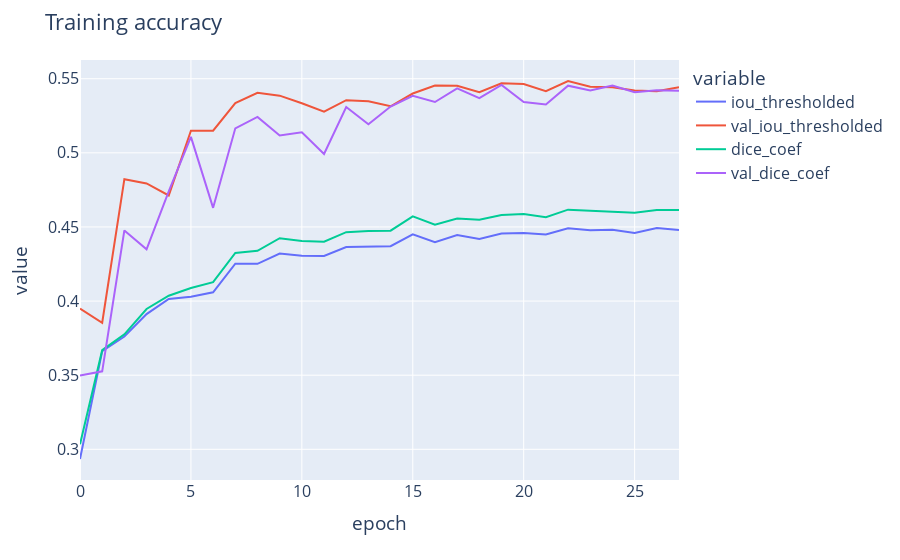

Notebook cell for this chart:
### Code cell
hist = pd.read_csv('vegas-resunet-log-v2.csv')
fig = px.line(hist, x='epoch', y=['iou_thresholded', 'val_iou_thresholded', 'dice_coef', 'val_dice_coef'])
fig.update_layout(
    title="Training accuracy",
    yaxis_title="value",
    font=dict(
    size=16)
)
fig.show()

### Figure 1 — Plotly figure (JSON) as saved in the notebook; plotly's stock layout.template omitted (floating-point values rounded to 4 significant figures)
{"data": [{"hovertemplate": "variable=iou_thresholded<br>epoch=%{x}<br>value=%{y}<extra></extra>", "legendgroup": "iou_thresholded", "line": {"color": "#636efa", "dash": "solid"}, "mode": "lines", "name": "iou_thresholded", "orientation": "v", "showlegend": true, "type": "scatter", "x": [0, 1, 2, 3, 4, 5, 6, 7, 8, 9, 10, 11, 12, 13, 14, 15, 16, 17, 18, 19, 20, 21, 22, 23, 24, 25, 26, 27], "xaxis": "x", "y": [0.2935, 0.3661, 0.3761, 0.3912, 0.4014, 0.4029, 0.4059, 0.4252, 0.4251, 0.4321, 0.4306, 0.4304, 0.4365, 0.4366, 0.437, 0.445, 0.4397, 0.4446, 0.4419, 0.4455, 0.4459, 0.445, 0.4491, 0.4478, 0.4481, 0.446, 0.4493, 0.448], "yaxis": "y"}, {"hovertemplate": "variable=val_iou_thresholded<br>epoch=%{x}<br>value=%{y}<extra></extra>", "legendgroup": "val_iou_thresholded", "line": {"color": "#EF553B", "dash": "solid"}, "mode": "lines", "name": "val_iou_thresholded", "orientation": "v", "showlegend": true, "type": "scatter", "x": [0, 1, 2, 3, 4, 5, 6, 7, 8, 9, 10, 11, 12, 13, 14, 15, 16, 17, 18, 19, 20, 21, 22, 23, 24, 25, 26, 27], "xaxis": "x", "y": [0.3949, 0.3854, 0.4822, 0.4793, 0.4713, 0.5149, 0.5149, 0.5335, 0.5405, 0.5386, 0.5335, 0.5277, 0.5355, 0.5348, 0.5314, 0.54, 0.5454, 0.5452, 0.5409, 0.5469, 0.5464, 0.5416, 0.5485, 0.5445, 0.5442, 0.5421, 0.5415, 0.5442], "yaxis": "y"}, {"hovertemplate": "variable=dice_coef<br>epoch=%{x}<br>value=%{y}<extra></extra>", "legendgroup": "dice_coef", "line": {"color": "#00cc96", "dash": "solid"}, "mode": "lines", "name": "dice_coef", "orientation": "v", "showlegend": true, "type": "scatter", "x": [0, 1, 2, 3, 4, 5, 6, 7, 8, 9, 10, 11, 12, 13, 14, 15, 16, 17, 18, 19, 20, 21, 22, 23, 24, 25, 26, 27], "xaxis": "x", "y": [0.3034, 0.3669, 0.3775, 0.3947, 0.4036, 0.4089, 0.4127, 0.4324, 0.4339, 0.4424, 0.4405, 0.4401, 0.4465, 0.4473, 0.4475, 0.4571, 0.4516, 0.4557, 0.4548, 0.4581, 0.4587, 0.4565, 0.4617, 0.461, 0.4607, 0.4597, 0.4615, 0.4615], "yaxis": "y"}, {"hovertemplate": "variable=val_dice_coef<br>epoch=%{x}<br>value=%{y}<extra></extra>", "legendgroup": "val_dice_coef", "line": {"color": "#ab63fa", "dash": "solid"}, "mode": "lines", "name": "val_dice_coef", "orientation": "v", "showlegend": true, "type": "scatter", "x": [0, 1, 2, 3, 4, 5, 6, 7, 8, 9, 10, 11, 12, 13, 14, 15, 16, 17, 18, 19, 20, 21, 22, 23, 24, 25, 26, 27], "xaxis": "x", "y": [0.3499, 0.3526, 0.4477, 0.4349, 0.4741, 0.5108, 0.4629, 0.5165, 0.5242, 0.5117, 0.5139, 0.4992, 0.5309, 0.5193, 0.5313, 0.5385, 0.5343, 0.5435, 0.537, 0.5458, 0.5343, 0.5326, 0.5453, 0.542, 0.5454, 0.5409, 0.5422, 0.542], "yaxis": "y"}], "layout": {"font": {"size": 16}, "legend": {"title": {"text": "variable"}, "tracegroupgap": 0}, "margin": {"t": 60}, "title": {"text": "Training accuracy"}, "xaxis": {"anchor": "y", "domain": [0, 1], "title": {"text": "epoch"}}, "yaxis": {"anchor": "x", "domain": [0, 1], "title": {"text": "value"}}}}
